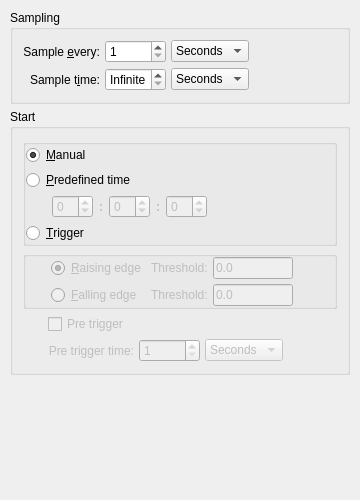
<?xml version="1.0" encoding="UTF-8"?>
<ui version="4.0">
 <class>UIRecorderPrefs</class>
 <widget class="PrefWidget" name="UIRecorderPrefs">
  <property name="geometry">
   <rect>
    <x>0</x>
    <y>0</y>
    <width>360</width>
    <height>500</height>
   </rect>
  </property>
  <layout class="QVBoxLayout">
   <property name="spacing">
    <number>5</number>
   </property>
   <property name="leftMargin">
    <number>10</number>
   </property>
   <property name="topMargin">
    <number>10</number>
   </property>
   <property name="rightMargin">
    <number>10</number>
   </property>
   <property name="bottomMargin">
    <number>10</number>
   </property>
   <item>
    <widget class="QGroupBox" name="ButtonGroup1">
     <property name="title">
      <string>Sampling</string>
     </property>
     <layout class="QGridLayout">
      <property name="leftMargin">
       <number>10</number>
      </property>
      <property name="topMargin">
       <number>10</number>
      </property>
      <property name="rightMargin">
       <number>10</number>
      </property>
      <property name="bottomMargin">
       <number>10</number>
      </property>
      <property name="spacing">
       <number>5</number>
      </property>
      <item row="0" column="0">
       <widget class="QLabel" name="sampLabel">
        <property name="text">
         <string>Sample &amp;every:</string>
        </property>
        <property name="alignment">
         <set>Qt::AlignRight|Qt::AlignTrailing|Qt::AlignVCenter</set>
        </property>
        <property name="wordWrap">
         <bool>false</bool>
        </property>
        <property name="buddy">
         <cstring>sampleEvery</cstring>
        </property>
       </widget>
      </item>
      <item row="0" column="2">
       <widget class="QComboBox" name="ui_sampleUnit">
        <property name="whatsThis">
         <string>Unit for sampling period.</string>
        </property>
        <item>
         <property name="text">
          <string>Seconds</string>
         </property>
        </item>
        <item>
         <property name="text">
          <string>Minutes</string>
         </property>
        </item>
        <item>
         <property name="text">
          <string>Hours</string>
         </property>
        </item>
        <item>
         <property name="text">
          <string>Days</string>
         </property>
        </item>
       </widget>
      </item>
      <item row="0" column="3">
       <spacer name="Spacer9">
        <property name="orientation">
         <enum>Qt::Horizontal</enum>
        </property>
        <property name="sizeType">
         <enum>QSizePolicy::Expanding</enum>
        </property>
        <property name="sizeHint" stdset="0">
         <size>
          <width>20</width>
          <height>20</height>
         </size>
        </property>
       </spacer>
      </item>
      <item row="1" column="0">
       <widget class="QLabel" name="sampLabel_2">
        <property name="text">
         <string>Sample t&amp;ime:</string>
        </property>
        <property name="alignment">
         <set>Qt::AlignRight|Qt::AlignTrailing|Qt::AlignVCenter</set>
        </property>
        <property name="wordWrap">
         <bool>false</bool>
        </property>
        <property name="buddy">
         <cstring>sampleTime</cstring>
        </property>
       </widget>
      </item>
      <item row="1" column="2">
       <widget class="QComboBox" name="timeUnit">
        <property name="whatsThis">
         <string>Unit for maximum sampling time.</string>
        </property>
        <item>
         <property name="text">
          <string>Seconds</string>
         </property>
        </item>
        <item>
         <property name="text">
          <string>Minutes</string>
         </property>
        </item>
        <item>
         <property name="text">
          <string>Hours</string>
         </property>
        </item>
        <item>
         <property name="text">
          <string>Days</string>
         </property>
        </item>
       </widget>
      </item>
      <item row="0" column="1">
       <widget class="QSpinBox" name="sampleEvery">
        <property name="whatsThis">
         <string>Specify the sampling period. See unit to the right.</string>
        </property>
        <property name="minimum">
         <number>1</number>
        </property>
        <property name="maximum">
         <number>99999</number>
        </property>
        <property name="value">
         <number>1</number>
        </property>
       </widget>
      </item>
      <item row="1" column="1">
       <widget class="QSpinBox" name="sampleTime">
        <property name="whatsThis">
         <string>Maximum sampling time. When this time expires, the recorder is stopped automatically.</string>
        </property>
        <property name="specialValueText">
         <string>Infinite</string>
        </property>
        <property name="minimum">
         <number>0</number>
        </property>
        <property name="maximum">
         <number>99999</number>
        </property>
        <property name="value">
         <number>0</number>
        </property>
       </widget>
      </item>
     </layout>
    </widget>
   </item>
   <item>
    <widget class="QGroupBox" name="GroupBox1">
     <property name="title">
      <string>Start</string>
     </property>
     <layout class="QVBoxLayout">
      <property name="spacing">
       <number>5</number>
      </property>
      <property name="leftMargin">
       <number>10</number>
      </property>
      <property name="topMargin">
       <number>10</number>
      </property>
      <property name="rightMargin">
       <number>10</number>
      </property>
      <property name="bottomMargin">
       <number>10</number>
      </property>
      <item>
       <widget class="QGroupBox" name="ButtonGroup32">
        <property name="title">
         <string/>
        </property>
        <layout class="QVBoxLayout">
         <property name="spacing">
          <number>5</number>
         </property>
         <property name="leftMargin">
          <number>0</number>
         </property>
         <property name="topMargin">
          <number>0</number>
         </property>
         <property name="rightMargin">
          <number>0</number>
         </property>
         <property name="bottomMargin">
          <number>0</number>
         </property>
         <item>
          <layout class="QHBoxLayout">
           <property name="spacing">
            <number>5</number>
           </property>
           <property name="leftMargin">
            <number>0</number>
           </property>
           <property name="topMargin">
            <number>0</number>
           </property>
           <property name="rightMargin">
            <number>0</number>
           </property>
           <property name="bottomMargin">
            <number>0</number>
           </property>
           <item>
            <widget class="QRadioButton" name="manualBut">
             <property name="whatsThis">
              <string>Select this entry if you want to manually start the transient recorder. Use the &lt;b&gt;Start&lt;/b&gt; and &lt;b&gt;Stop&lt;/b&gt; buttons in the main window to start/stop sampling.</string>
             </property>
             <property name="text">
              <string>&amp;Manual</string>
             </property>
             <property name="checked">
              <bool>true</bool>
             </property>
            </widget>
           </item>
           <item>
            <spacer name="Spacer7_2">
             <property name="orientation">
              <enum>Qt::Horizontal</enum>
             </property>
             <property name="sizeType">
              <enum>QSizePolicy::Expanding</enum>
             </property>
             <property name="sizeHint" stdset="0">
              <size>
               <width>20</width>
               <height>20</height>
              </size>
             </property>
            </spacer>
           </item>
          </layout>
         </item>
         <item>
          <layout class="QHBoxLayout">
           <property name="spacing">
            <number>5</number>
           </property>
           <property name="leftMargin">
            <number>0</number>
           </property>
           <property name="topMargin">
            <number>0</number>
           </property>
           <property name="rightMargin">
            <number>0</number>
           </property>
           <property name="bottomMargin">
            <number>0</number>
           </property>
           <item>
            <widget class="QRadioButton" name="predefinedBut">
             <property name="whatsThis">
              <string>Select this entry if you want the transient recorder to be started at a predefined time.</string>
             </property>
             <property name="text">
              <string>&amp;Predefined time</string>
             </property>
            </widget>
           </item>
           <item>
            <spacer name="Spacer8_2">
             <property name="orientation">
              <enum>Qt::Horizontal</enum>
             </property>
             <property name="sizeType">
              <enum>QSizePolicy::Expanding</enum>
             </property>
             <property name="sizeHint" stdset="0">
              <size>
               <width>20</width>
               <height>20</height>
              </size>
             </property>
            </spacer>
           </item>
          </layout>
         </item>
         <item>
          <layout class="QHBoxLayout">
           <property name="spacing">
            <number>5</number>
           </property>
           <property name="leftMargin">
            <number>0</number>
           </property>
           <property name="topMargin">
            <number>0</number>
           </property>
           <property name="rightMargin">
            <number>0</number>
           </property>
           <property name="bottomMargin">
            <number>0</number>
           </property>
           <item>
            <layout class="QHBoxLayout">
             <property name="spacing">
              <number>6</number>
             </property>
             <property name="leftMargin">
              <number>0</number>
             </property>
             <property name="topMargin">
              <number>0</number>
             </property>
             <property name="rightMargin">
              <number>0</number>
             </property>
             <property name="bottomMargin">
              <number>0</number>
             </property>
             <item>
              <widget class="QLabel" name="TextLabel5">
               <property name="sizePolicy">
                <sizepolicy hsizetype="Fixed" vsizetype="Minimum">
                 <horstretch>0</horstretch>
                 <verstretch>0</verstretch>
                </sizepolicy>
               </property>
               <property name="minimumSize">
                <size>
                 <width>20</width>
                 <height>0</height>
                </size>
               </property>
               <property name="wordWrap">
                <bool>false</bool>
               </property>
              </widget>
             </item>
             <item>
              <layout class="QHBoxLayout">
               <property name="spacing">
                <number>6</number>
               </property>
               <property name="leftMargin">
                <number>0</number>
               </property>
               <property name="topMargin">
                <number>0</number>
               </property>
               <property name="rightMargin">
                <number>0</number>
               </property>
               <property name="bottomMargin">
                <number>0</number>
               </property>
               <item>
                <widget class="QSpinBox" name="hour">
                 <property name="enabled">
                  <bool>false</bool>
                 </property>
                 <property name="whatsThis">
                  <string>Hour of start time.</string>
                 </property>
                 <property name="wrapping">
                  <bool>true</bool>
                 </property>
                 <property name="maximum">
                  <number>23</number>
                 </property>
                </widget>
               </item>
               <item>
                <widget class="QLabel" name="TextLabel3">
                 <property name="enabled">
                  <bool>false</bool>
                 </property>
                 <property name="font">
                  <font>
                   <weight>75</weight>
                   <bold>true</bold>
                  </font>
                 </property>
                 <property name="text">
                  <string>:</string>
                 </property>
                 <property name="alignment">
                  <set>Qt::AlignCenter</set>
                 </property>
                 <property name="wordWrap">
                  <bool>false</bool>
                 </property>
                </widget>
               </item>
               <item>
                <widget class="QSpinBox" name="minute">
                 <property name="enabled">
                  <bool>false</bool>
                 </property>
                 <property name="whatsThis">
                  <string>Minutes of start time.</string>
                 </property>
                 <property name="wrapping">
                  <bool>true</bool>
                 </property>
                 <property name="maximum">
                  <number>59</number>
                 </property>
                </widget>
               </item>
               <item>
                <widget class="QLabel" name="TextLabel4">
                 <property name="enabled">
                  <bool>false</bool>
                 </property>
                 <property name="font">
                  <font>
                   <weight>75</weight>
                   <bold>true</bold>
                  </font>
                 </property>
                 <property name="text">
                  <string>:</string>
                 </property>
                 <property name="alignment">
                  <set>Qt::AlignCenter</set>
                 </property>
                 <property name="wordWrap">
                  <bool>false</bool>
                 </property>
                </widget>
               </item>
               <item>
                <widget class="QSpinBox" name="second">
                 <property name="enabled">
                  <bool>false</bool>
                 </property>
                 <property name="whatsThis">
                  <string>Seconds of start time.</string>
                 </property>
                 <property name="wrapping">
                  <bool>true</bool>
                 </property>
                 <property name="maximum">
                  <number>59</number>
                 </property>
                </widget>
               </item>
              </layout>
             </item>
            </layout>
           </item>
           <item>
            <spacer name="Spacer2_2">
             <property name="orientation">
              <enum>Qt::Horizontal</enum>
             </property>
             <property name="sizeType">
              <enum>QSizePolicy::Expanding</enum>
             </property>
             <property name="sizeHint" stdset="0">
              <size>
               <width>20</width>
               <height>20</height>
              </size>
             </property>
            </spacer>
           </item>
          </layout>
         </item>
         <item>
          <layout class="QHBoxLayout">
           <property name="spacing">
            <number>5</number>
           </property>
           <property name="leftMargin">
            <number>0</number>
           </property>
           <property name="topMargin">
            <number>0</number>
           </property>
           <property name="rightMargin">
            <number>0</number>
           </property>
           <property name="bottomMargin">
            <number>0</number>
           </property>
           <item>
            <widget class="QRadioButton" name="triggerBut">
             <property name="whatsThis">
              <string>Select this entry if you want to automatically trigger the sampling. &lt;p&gt;
You have two choices:
&lt;ul&gt;
&lt;li&gt;&lt;b&gt;Raising edge:&lt;/b&gt; Sampling is started when the measured value gets bigger than the given threshold.&lt;/li&gt;
&lt;li&gt;&lt;b&gt;Falling edge:&lt;/b&gt; Sampling is started when the measured value gets lower than the given threshold.&lt;/li&gt;
&lt;/ul&gt;</string>
             </property>
             <property name="text">
              <string>&amp;Trigger</string>
             </property>
            </widget>
           </item>
           <item>
            <spacer name="Spacer9_2">
             <property name="orientation">
              <enum>Qt::Horizontal</enum>
             </property>
             <property name="sizeType">
              <enum>QSizePolicy::Expanding</enum>
             </property>
             <property name="sizeHint" stdset="0">
              <size>
               <width>20</width>
               <height>20</height>
              </size>
             </property>
            </spacer>
           </item>
          </layout>
         </item>
        </layout>
       </widget>
      </item>
      <item>
       <widget class="QGroupBox" name="ButtonGroup13">
        <property name="title">
         <string/>
        </property>
        <layout class="QVBoxLayout">
         <property name="spacing">
          <number>0</number>
         </property>
         <property name="leftMargin">
          <number>0</number>
         </property>
         <property name="topMargin">
          <number>0</number>
         </property>
         <property name="rightMargin">
          <number>0</number>
         </property>
         <property name="bottomMargin">
          <number>0</number>
         </property>
         <item>
          <layout class="QGridLayout">
           <property name="leftMargin">
            <number>0</number>
           </property>
           <property name="topMargin">
            <number>0</number>
           </property>
           <property name="rightMargin">
            <number>0</number>
           </property>
           <property name="bottomMargin">
            <number>0</number>
           </property>
           <property name="spacing">
            <number>5</number>
           </property>
           <item row="0" column="3">
            <spacer name="Spacer3">
             <property name="orientation">
              <enum>Qt::Horizontal</enum>
             </property>
             <property name="sizeType">
              <enum>QSizePolicy::Expanding</enum>
             </property>
             <property name="sizeHint" stdset="0">
              <size>
               <width>20</width>
               <height>20</height>
              </size>
             </property>
            </spacer>
           </item>
           <item row="1" column="2">
            <widget class="QLineEdit" name="ui_fallingThreshold">
             <property name="enabled">
              <bool>false</bool>
             </property>
             <property name="maximumSize">
              <size>
               <width>80</width>
               <height>32767</height>
              </size>
             </property>
             <property name="whatsThis">
              <string>Threshold for falling edge.&lt;p&gt;
You can enter your values with a suffix like m, u, n, p, k, M, G, T&lt;br&gt;Example:&lt;br&gt;
10k - 10000&lt;br&gt;100m - 0.1</string>
             </property>
             <property name="text">
              <string>0.0</string>
             </property>
             <property name="maxLength">
              <number>12</number>
             </property>
            </widget>
           </item>
           <item row="1" column="3">
            <spacer name="Spacer4_2">
             <property name="orientation">
              <enum>Qt::Horizontal</enum>
             </property>
             <property name="sizeType">
              <enum>QSizePolicy::Expanding</enum>
             </property>
             <property name="sizeHint" stdset="0">
              <size>
               <width>20</width>
               <height>20</height>
              </size>
             </property>
            </spacer>
           </item>
           <item row="0" column="2">
            <widget class="QLineEdit" name="ui_raisingThreshold">
             <property name="enabled">
              <bool>false</bool>
             </property>
             <property name="maximumSize">
              <size>
               <width>80</width>
               <height>32767</height>
              </size>
             </property>
             <property name="whatsThis">
              <string>Threshold for raising edge.&lt;p&gt;
You can enter your values with a suffix like m, u, n, p, k, M, G, T&lt;br&gt;Example:&lt;br&gt;
10k - 10000&lt;br&gt;100m - 0.1</string>
             </property>
             <property name="text">
              <string>0.0</string>
             </property>
             <property name="maxLength">
              <number>12</number>
             </property>
            </widget>
           </item>
           <item row="0" column="1">
            <widget class="QLabel" name="TextLabel7">
             <property name="enabled">
              <bool>false</bool>
             </property>
             <property name="text">
              <string>Threshold:</string>
             </property>
             <property name="wordWrap">
              <bool>false</bool>
             </property>
            </widget>
           </item>
           <item row="1" column="1">
            <widget class="QLabel" name="TextLabel8">
             <property name="enabled">
              <bool>false</bool>
             </property>
             <property name="text">
              <string>Threshold:</string>
             </property>
             <property name="wordWrap">
              <bool>false</bool>
             </property>
            </widget>
           </item>
           <item row="0" column="0">
            <layout class="QHBoxLayout">
             <property name="spacing">
              <number>5</number>
             </property>
             <property name="leftMargin">
              <number>0</number>
             </property>
             <property name="topMargin">
              <number>0</number>
             </property>
             <property name="rightMargin">
              <number>0</number>
             </property>
             <property name="bottomMargin">
              <number>0</number>
             </property>
             <item>
              <widget class="QLabel" name="TextLabel6">
               <property name="sizePolicy">
                <sizepolicy hsizetype="Fixed" vsizetype="Minimum">
                 <horstretch>0</horstretch>
                 <verstretch>0</verstretch>
                </sizepolicy>
               </property>
               <property name="minimumSize">
                <size>
                 <width>20</width>
                 <height>0</height>
                </size>
               </property>
               <property name="wordWrap">
                <bool>false</bool>
               </property>
              </widget>
             </item>
             <item>
              <widget class="QRadioButton" name="raisingBut">
               <property name="enabled">
                <bool>false</bool>
               </property>
               <property name="whatsThis">
                <string>Trigger sampling on raising edge.</string>
               </property>
               <property name="text">
                <string>&amp;Raising edge</string>
               </property>
               <property name="checked">
                <bool>true</bool>
               </property>
              </widget>
             </item>
            </layout>
           </item>
           <item row="1" column="0">
            <layout class="QHBoxLayout">
             <property name="spacing">
              <number>5</number>
             </property>
             <property name="leftMargin">
              <number>0</number>
             </property>
             <property name="topMargin">
              <number>0</number>
             </property>
             <property name="rightMargin">
              <number>0</number>
             </property>
             <property name="bottomMargin">
              <number>0</number>
             </property>
             <item>
              <widget class="QLabel" name="TextLabel6_2">
               <property name="sizePolicy">
                <sizepolicy hsizetype="Fixed" vsizetype="Minimum">
                 <horstretch>0</horstretch>
                 <verstretch>0</verstretch>
                </sizepolicy>
               </property>
               <property name="minimumSize">
                <size>
                 <width>20</width>
                 <height>0</height>
                </size>
               </property>
               <property name="wordWrap">
                <bool>false</bool>
               </property>
              </widget>
             </item>
             <item>
              <widget class="QRadioButton" name="fallingBut">
               <property name="enabled">
                <bool>false</bool>
               </property>
               <property name="whatsThis">
                <string>Trigger sampling on falling edge.</string>
               </property>
               <property name="text">
                <string>&amp;Falling edge</string>
               </property>
              </widget>
             </item>
            </layout>
           </item>
          </layout>
         </item>
        </layout>
       </widget>
      </item>
      <item>
       <layout class="QGridLayout">
        <property name="leftMargin">
         <number>0</number>
        </property>
        <property name="topMargin">
         <number>0</number>
        </property>
        <property name="rightMargin">
         <number>0</number>
        </property>
        <property name="bottomMargin">
         <number>0</number>
        </property>
        <property name="spacing">
         <number>5</number>
        </property>
        <item row="0" column="1">
         <widget class="QCheckBox" name="ui_preTrigger">
          <property name="enabled">
           <bool>false</bool>
          </property>
          <property name="text">
           <string>Pre trigger</string>
          </property>
         </widget>
        </item>
        <item row="1" column="4">
         <spacer name="Spacer9_3">
          <property name="orientation">
           <enum>Qt::Horizontal</enum>
          </property>
          <property name="sizeType">
           <enum>QSizePolicy::Expanding</enum>
          </property>
          <property name="sizeHint" stdset="0">
           <size>
            <width>20</width>
            <height>20</height>
           </size>
          </property>
         </spacer>
        </item>
        <item row="1" column="2">
         <widget class="QSpinBox" name="ui_preTriggerTime">
          <property name="enabled">
           <bool>false</bool>
          </property>
          <property name="whatsThis">
           <string>Maximum sampling time. When this time expires, the recorder is stopped automatically.</string>
          </property>
          <property name="minimum">
           <number>1</number>
          </property>
          <property name="maximum">
           <number>99999</number>
          </property>
          <property name="value">
           <number>1</number>
          </property>
         </widget>
        </item>
        <item row="1" column="3">
         <widget class="QComboBox" name="ui_preTriggerUnit">
          <property name="enabled">
           <bool>false</bool>
          </property>
          <property name="whatsThis">
           <string>Unit for maximum sampling time.</string>
          </property>
          <item>
           <property name="text">
            <string>Seconds</string>
           </property>
          </item>
          <item>
           <property name="text">
            <string>Minutes</string>
           </property>
          </item>
          <item>
           <property name="text">
            <string>Hours</string>
           </property>
          </item>
          <item>
           <property name="text">
            <string>Days</string>
           </property>
          </item>
         </widget>
        </item>
        <item row="1" column="0">
         <widget class="QLabel" name="TextLabel6_2_2_2">
          <property name="sizePolicy">
           <sizepolicy hsizetype="Fixed" vsizetype="Minimum">
            <horstretch>0</horstretch>
            <verstretch>0</verstretch>
           </sizepolicy>
          </property>
          <property name="minimumSize">
           <size>
            <width>20</width>
            <height>0</height>
           </size>
          </property>
          <property name="wordWrap">
           <bool>false</bool>
          </property>
         </widget>
        </item>
        <item row="0" column="0">
         <widget class="QLabel" name="TextLabel6_2_2">
          <property name="sizePolicy">
           <sizepolicy hsizetype="Fixed" vsizetype="Minimum">
            <horstretch>0</horstretch>
            <verstretch>0</verstretch>
           </sizepolicy>
          </property>
          <property name="minimumSize">
           <size>
            <width>20</width>
            <height>0</height>
           </size>
          </property>
          <property name="wordWrap">
           <bool>false</bool>
          </property>
         </widget>
        </item>
        <item row="0" column="2" colspan="3">
         <spacer name="Spacer10">
          <property name="orientation">
           <enum>Qt::Horizontal</enum>
          </property>
          <property name="sizeType">
           <enum>QSizePolicy::Expanding</enum>
          </property>
          <property name="sizeHint" stdset="0">
           <size>
            <width>20</width>
            <height>20</height>
           </size>
          </property>
         </spacer>
        </item>
        <item row="1" column="1">
         <widget class="QLabel" name="sampLabel_2_2">
          <property name="enabled">
           <bool>false</bool>
          </property>
          <property name="text">
           <string>Pre trigger time:</string>
          </property>
          <property name="alignment">
           <set>Qt::AlignRight|Qt::AlignTrailing|Qt::AlignVCenter</set>
          </property>
          <property name="wordWrap">
           <bool>false</bool>
          </property>
          <property name="buddy">
           <cstring>sampleTime</cstring>
          </property>
         </widget>
        </item>
       </layout>
      </item>
     </layout>
    </widget>
   </item>
   <item>
    <spacer name="Spacer1_2">
     <property name="orientation">
      <enum>Qt::Vertical</enum>
     </property>
     <property name="sizeType">
      <enum>QSizePolicy::Expanding</enum>
     </property>
     <property name="sizeHint" stdset="0">
      <size>
       <width>20</width>
       <height>20</height>
      </size>
     </property>
    </spacer>
   </item>
  </layout>
 </widget>
 <customwidgets>
  <customwidget>
   <class>PrefWidget</class>
   <extends>QWidget</extends>
   <header>prefwidget.h</header>
   <container>1</container>
  </customwidget>
 </customwidgets>
 <tabstops>
  <tabstop>sampleEvery</tabstop>
  <tabstop>ui_sampleUnit</tabstop>
  <tabstop>sampleTime</tabstop>
  <tabstop>timeUnit</tabstop>
  <tabstop>manualBut</tabstop>
  <tabstop>predefinedBut</tabstop>
  <tabstop>hour</tabstop>
  <tabstop>minute</tabstop>
  <tabstop>second</tabstop>
  <tabstop>triggerBut</tabstop>
  <tabstop>raisingBut</tabstop>
  <tabstop>ui_raisingThreshold</tabstop>
  <tabstop>fallingBut</tabstop>
  <tabstop>ui_fallingThreshold</tabstop>
 </tabstops>
 <includes>
  <include location="global">prefwidget.h</include>
 </includes>
 <resources/>
 <connections>
  <connection>
   <sender>predefinedBut</sender>
   <signal>toggled(bool)</signal>
   <receiver>hour</receiver>
   <slot>setEnabled(bool)</slot>
   <hints>
    <hint type="sourcelabel">
     <x>20</x>
     <y>20</y>
    </hint>
    <hint type="destinationlabel">
     <x>20</x>
     <y>20</y>
    </hint>
   </hints>
  </connection>
  <connection>
   <sender>predefinedBut</sender>
   <signal>toggled(bool)</signal>
   <receiver>TextLabel3</receiver>
   <slot>setEnabled(bool)</slot>
   <hints>
    <hint type="sourcelabel">
     <x>20</x>
     <y>20</y>
    </hint>
    <hint type="destinationlabel">
     <x>20</x>
     <y>20</y>
    </hint>
   </hints>
  </connection>
  <connection>
   <sender>predefinedBut</sender>
   <signal>toggled(bool)</signal>
   <receiver>minute</receiver>
   <slot>setEnabled(bool)</slot>
   <hints>
    <hint type="sourcelabel">
     <x>20</x>
     <y>20</y>
    </hint>
    <hint type="destinationlabel">
     <x>20</x>
     <y>20</y>
    </hint>
   </hints>
  </connection>
  <connection>
   <sender>predefinedBut</sender>
   <signal>toggled(bool)</signal>
   <receiver>second</receiver>
   <slot>setEnabled(bool)</slot>
   <hints>
    <hint type="sourcelabel">
     <x>20</x>
     <y>20</y>
    </hint>
    <hint type="destinationlabel">
     <x>20</x>
     <y>20</y>
    </hint>
   </hints>
  </connection>
  <connection>
   <sender>predefinedBut</sender>
   <signal>toggled(bool)</signal>
   <receiver>TextLabel4</receiver>
   <slot>setEnabled(bool)</slot>
   <hints>
    <hint type="sourcelabel">
     <x>20</x>
     <y>20</y>
    </hint>
    <hint type="destinationlabel">
     <x>20</x>
     <y>20</y>
    </hint>
   </hints>
  </connection>
  <connection>
   <sender>triggerBut</sender>
   <signal>toggled(bool)</signal>
   <receiver>raisingBut</receiver>
   <slot>setEnabled(bool)</slot>
   <hints>
    <hint type="sourcelabel">
     <x>20</x>
     <y>20</y>
    </hint>
    <hint type="destinationlabel">
     <x>20</x>
     <y>20</y>
    </hint>
   </hints>
  </connection>
  <connection>
   <sender>triggerBut</sender>
   <signal>toggled(bool)</signal>
   <receiver>fallingBut</receiver>
   <slot>setEnabled(bool)</slot>
   <hints>
    <hint type="sourcelabel">
     <x>20</x>
     <y>20</y>
    </hint>
    <hint type="destinationlabel">
     <x>20</x>
     <y>20</y>
    </hint>
   </hints>
  </connection>
  <connection>
   <sender>triggerBut</sender>
   <signal>toggled(bool)</signal>
   <receiver>TextLabel7</receiver>
   <slot>setEnabled(bool)</slot>
   <hints>
    <hint type="sourcelabel">
     <x>20</x>
     <y>20</y>
    </hint>
    <hint type="destinationlabel">
     <x>20</x>
     <y>20</y>
    </hint>
   </hints>
  </connection>
  <connection>
   <sender>triggerBut</sender>
   <signal>toggled(bool)</signal>
   <receiver>TextLabel8</receiver>
   <slot>setEnabled(bool)</slot>
   <hints>
    <hint type="sourcelabel">
     <x>20</x>
     <y>20</y>
    </hint>
    <hint type="destinationlabel">
     <x>20</x>
     <y>20</y>
    </hint>
   </hints>
  </connection>
  <connection>
   <sender>triggerBut</sender>
   <signal>toggled(bool)</signal>
   <receiver>ui_raisingThreshold</receiver>
   <slot>setEnabled(bool)</slot>
   <hints>
    <hint type="sourcelabel">
     <x>20</x>
     <y>20</y>
    </hint>
    <hint type="destinationlabel">
     <x>20</x>
     <y>20</y>
    </hint>
   </hints>
  </connection>
  <connection>
   <sender>triggerBut</sender>
   <signal>toggled(bool)</signal>
   <receiver>ui_fallingThreshold</receiver>
   <slot>setEnabled(bool)</slot>
   <hints>
    <hint type="sourcelabel">
     <x>20</x>
     <y>20</y>
    </hint>
    <hint type="destinationlabel">
     <x>20</x>
     <y>20</y>
    </hint>
   </hints>
  </connection>
  <connection>
   <sender>raisingBut</sender>
   <signal>toggled(bool)</signal>
   <receiver>TextLabel7</receiver>
   <slot>setEnabled(bool)</slot>
   <hints>
    <hint type="sourcelabel">
     <x>20</x>
     <y>20</y>
    </hint>
    <hint type="destinationlabel">
     <x>20</x>
     <y>20</y>
    </hint>
   </hints>
  </connection>
  <connection>
   <sender>raisingBut</sender>
   <signal>toggled(bool)</signal>
   <receiver>ui_raisingThreshold</receiver>
   <slot>setEnabled(bool)</slot>
   <hints>
    <hint type="sourcelabel">
     <x>20</x>
     <y>20</y>
    </hint>
    <hint type="destinationlabel">
     <x>20</x>
     <y>20</y>
    </hint>
   </hints>
  </connection>
  <connection>
   <sender>raisingBut</sender>
   <signal>toggled(bool)</signal>
   <receiver>TextLabel8</receiver>
   <slot>setDisabled(bool)</slot>
   <hints>
    <hint type="sourcelabel">
     <x>20</x>
     <y>20</y>
    </hint>
    <hint type="destinationlabel">
     <x>20</x>
     <y>20</y>
    </hint>
   </hints>
  </connection>
  <connection>
   <sender>raisingBut</sender>
   <signal>toggled(bool)</signal>
   <receiver>ui_fallingThreshold</receiver>
   <slot>setDisabled(bool)</slot>
   <hints>
    <hint type="sourcelabel">
     <x>20</x>
     <y>20</y>
    </hint>
    <hint type="destinationlabel">
     <x>20</x>
     <y>20</y>
    </hint>
   </hints>
  </connection>
 </connections>
</ui>
